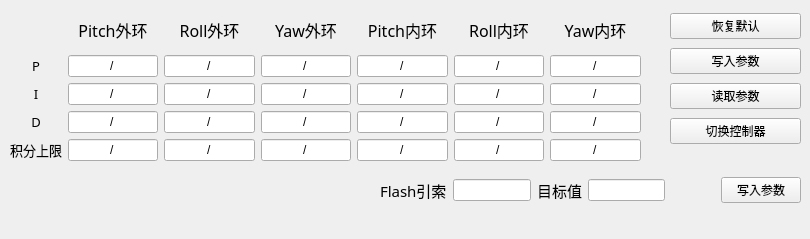
    <widget class="QWidget" name="Total_tab_3">
     <property name="contextMenuPolicy">
      <enum>Qt::NoContextMenu</enum>
     </property>
     <attribute name="title">
      <string>参数调节</string>
     </attribute>
     <widget class="QWidget" name="gridLayoutWidget">
      <property name="geometry">
       <rect>
        <x>10</x>
        <y>10</y>
        <width>631</width>
        <height>151</height>
       </rect>
      </property>
      <layout class="QGridLayout" name="PIDgridLayout">
       <item row="3" column="4">
        <widget class="QLineEdit" name="PID_D_4">
         <property name="text">
          <string>/</string>
         </property>
         <property name="alignment">
          <set>Qt::AlignCenter</set>
         </property>
         <property name="readOnly">
          <bool>true</bool>
         </property>
        </widget>
       </item>
       <item row="3" column="1">
        <widget class="QLineEdit" name="PID_D_1">
         <property name="text">
          <string>/</string>
         </property>
         <property name="alignment">
          <set>Qt::AlignCenter</set>
         </property>
         <property name="readOnly">
          <bool>true</bool>
         </property>
        </widget>
       </item>
       <item row="2" column="6">
        <widget class="QLineEdit" name="PID_I_6">
         <property name="text">
          <string>/</string>
         </property>
         <property name="alignment">
          <set>Qt::AlignCenter</set>
         </property>
         <property name="readOnly">
          <bool>true</bool>
         </property>
        </widget>
       </item>
       <item row="1" column="6">
        <widget class="QLineEdit" name="PID_P_6">
         <property name="text">
          <string>/</string>
         </property>
         <property name="alignment">
          <set>Qt::AlignCenter</set>
         </property>
         <property name="readOnly">
          <bool>true</bool>
         </property>
        </widget>
       </item>
       <item row="3" column="3">
        <widget class="QLineEdit" name="PID_D_3">
         <property name="text">
          <string>/</string>
         </property>
         <property name="alignment">
          <set>Qt::AlignCenter</set>
         </property>
         <property name="readOnly">
          <bool>true</bool>
         </property>
        </widget>
       </item>
       <item row="1" column="1">
        <widget class="QLineEdit" name="PID_P_1">
         <property name="text">
          <string>/</string>
         </property>
         <property name="alignment">
          <set>Qt::AlignCenter</set>
         </property>
         <property name="readOnly">
          <bool>true</bool>
         </property>
        </widget>
       </item>
       <item row="2" column="5">
        <widget class="QLineEdit" name="PID_I_5">
         <property name="text">
          <string>/</string>
         </property>
         <property name="alignment">
          <set>Qt::AlignCenter</set>
         </property>
         <property name="readOnly">
          <bool>true</bool>
         </property>
        </widget>
       </item>
       <item row="1" column="2">
        <widget class="QLineEdit" name="PID_P_2">
         <property name="text">
          <string>/</string>
         </property>
         <property name="alignment">
          <set>Qt::AlignCenter</set>
         </property>
         <property name="readOnly">
          <bool>true</bool>
         </property>
        </widget>
       </item>
       <item row="4" column="5">
        <widget class="QLineEdit" name="PID_IL_5">
         <property name="text">
          <string>/</string>
         </property>
         <property name="alignment">
          <set>Qt::AlignCenter</set>
         </property>
         <property name="readOnly">
          <bool>true</bool>
         </property>
        </widget>
       </item>
       <item row="2" column="1">
        <widget class="QLineEdit" name="PID_I_1">
         <property name="text">
          <string>/</string>
         </property>
         <property name="alignment">
          <set>Qt::AlignCenter</set>
         </property>
         <property name="readOnly">
          <bool>true</bool>
         </property>
        </widget>
       </item>
       <item row="2" column="4">
        <widget class="QLineEdit" name="PID_I_4">
         <property name="text">
          <string>/</string>
         </property>
         <property name="alignment">
          <set>Qt::AlignCenter</set>
         </property>
         <property name="readOnly">
          <bool>true</bool>
         </property>
        </widget>
       </item>
       <item row="0" column="4">
        <widget class="QLabel" name="PID_label_4">
         <property name="font">
          <font>
           <family>等线</family>
           <pointsize>12</pointsize>
          </font>
         </property>
         <property name="text">
          <string>Pitch内环</string>
         </property>
         <property name="alignment">
          <set>Qt::AlignCenter</set>
         </property>
        </widget>
       </item>
       <item row="3" column="6">
        <widget class="QLineEdit" name="PID_D_6">
         <property name="text">
          <string>/</string>
         </property>
         <property name="alignment">
          <set>Qt::AlignCenter</set>
         </property>
         <property name="readOnly">
          <bool>true</bool>
         </property>
        </widget>
       </item>
       <item row="4" column="6">
        <widget class="QLineEdit" name="PID_IL_6">
         <property name="text">
          <string>/</string>
         </property>
         <property name="alignment">
          <set>Qt::AlignCenter</set>
         </property>
         <property name="readOnly">
          <bool>true</bool>
         </property>
        </widget>
       </item>
       <item row="1" column="4">
        <widget class="QLineEdit" name="PID_P_4">
         <property name="text">
          <string>/</string>
         </property>
         <property name="alignment">
          <set>Qt::AlignCenter</set>
         </property>
         <property name="readOnly">
          <bool>true</bool>
         </property>
        </widget>
       </item>
       <item row="2" column="3">
        <widget class="QLineEdit" name="PID_I_3">
         <property name="text">
          <string>/</string>
         </property>
         <property name="alignment">
          <set>Qt::AlignCenter</set>
         </property>
         <property name="readOnly">
          <bool>true</bool>
         </property>
        </widget>
       </item>
       <item row="3" column="2">
        <widget class="QLineEdit" name="PID_D_2">
         <property name="text">
          <string>/</string>
         </property>
         <property name="alignment">
          <set>Qt::AlignCenter</set>
         </property>
         <property name="readOnly">
          <bool>true</bool>
         </property>
        </widget>
       </item>
       <item row="0" column="3">
        <widget class="QLabel" name="PID_label_3">
         <property name="font">
          <font>
           <family>等线</family>
           <pointsize>12</pointsize>
          </font>
         </property>
         <property name="text">
          <string>Yaw外环</string>
         </property>
         <property name="alignment">
          <set>Qt::AlignCenter</set>
         </property>
        </widget>
       </item>
       <item row="4" column="4">
        <widget class="QLineEdit" name="PID_IL_4">
         <property name="text">
          <string>/</string>
         </property>
         <property name="alignment">
          <set>Qt::AlignCenter</set>
         </property>
         <property name="readOnly">
          <bool>true</bool>
         </property>
        </widget>
       </item>
       <item row="3" column="5">
        <widget class="QLineEdit" name="PID_D_5">
         <property name="text">
          <string>/</string>
         </property>
         <property name="alignment">
          <set>Qt::AlignCenter</set>
         </property>
         <property name="readOnly">
          <bool>true</bool>
         </property>
        </widget>
       </item>
       <item row="2" column="2">
        <widget class="QLineEdit" name="PID_I_2">
         <property name="text">
          <string>/</string>
         </property>
         <property name="alignment">
          <set>Qt::AlignCenter</set>
         </property>
         <property name="readOnly">
          <bool>true</bool>
         </property>
        </widget>
       </item>
       <item row="0" column="1">
        <widget class="QLabel" name="PID_label_1">
         <property name="font">
          <font>
           <family>等线</family>
           <pointsize>12</pointsize>
          </font>
         </property>
         <property name="text">
          <string>Pitch外环</string>
         </property>
         <property name="alignment">
          <set>Qt::AlignCenter</set>
         </property>
        </widget>
       </item>
       <item row="4" column="3">
        <widget class="QLineEdit" name="PID_IL_3">
         <property name="text">
          <string>/</string>
         </property>
         <property name="alignment">
          <set>Qt::AlignCenter</set>
         </property>
         <property name="readOnly">
          <bool>true</bool>
         </property>
        </widget>
       </item>
       <item row="1" column="3">
        <widget class="QLineEdit" name="PID_P_3">
         <property name="text">
          <string>/</string>
         </property>
         <property name="alignment">
          <set>Qt::AlignCenter</set>
         </property>
         <property name="readOnly">
          <bool>true</bool>
         </property>
        </widget>
       </item>
       <item row="0" column="2">
        <widget class="QLabel" name="PID_label_2">
         <property name="font">
          <font>
           <family>等线</family>
           <pointsize>12</pointsize>
          </font>
         </property>
         <property name="text">
          <string>Roll外环</string>
         </property>
         <property name="alignment">
          <set>Qt::AlignCenter</set>
         </property>
        </widget>
       </item>
       <item row="0" column="5">
        <widget class="QLabel" name="PID_label_5">
         <property name="font">
          <font>
           <family>等线</family>
           <pointsize>12</pointsize>
          </font>
         </property>
         <property name="text">
          <string>Roll内环</string>
         </property>
         <property name="alignment">
          <set>Qt::AlignCenter</set>
         </property>
        </widget>
       </item>
       <item row="0" column="6">
        <widget class="QLabel" name="PID_label_6">
         <property name="font">
          <font>
           <family>等线</family>
           <pointsize>12</pointsize>
          </font>
         </property>
         <property name="text">
          <string>Yaw内环</string>
         </property>
         <property name="alignment">
          <set>Qt::AlignCenter</set>
         </property>
        </widget>
       </item>
       <item row="4" column="2">
        <widget class="QLineEdit" name="PID_IL_2">
         <property name="text">
          <string>/</string>
         </property>
         <property name="alignment">
          <set>Qt::AlignCenter</set>
         </property>
         <property name="readOnly">
          <bool>true</bool>
         </property>
        </widget>
       </item>
       <item row="1" column="5">
        <widget class="QLineEdit" name="PID_P_5">
         <property name="text">
          <string>/</string>
         </property>
         <property name="alignment">
          <set>Qt::AlignCenter</set>
         </property>
         <property name="readOnly">
          <bool>true</bool>
         </property>
        </widget>
       </item>
       <item row="4" column="1">
        <widget class="QLineEdit" name="PID_IL_1">
         <property name="text">
          <string>/</string>
         </property>
         <property name="alignment">
          <set>Qt::AlignCenter</set>
         </property>
         <property name="readOnly">
          <bool>true</bool>
         </property>
        </widget>
       </item>
       <item row="1" column="0">
        <widget class="QLabel" name="label_8">
         <property name="font">
          <font>
           <family>等线</family>
           <pointsize>10</pointsize>
          </font>
         </property>
         <property name="text">
          <string>P</string>
         </property>
         <property name="scaledContents">
          <bool>false</bool>
         </property>
         <property name="alignment">
          <set>Qt::AlignCenter</set>
         </property>
        </widget>
       </item>
       <item row="2" column="0">
        <widget class="QLabel" name="label_9">
         <property name="font">
          <font>
           <family>等线</family>
           <pointsize>10</pointsize>
          </font>
         </property>
         <property name="text">
          <string>I</string>
         </property>
         <property name="alignment">
          <set>Qt::AlignCenter</set>
         </property>
        </widget>
       </item>
       <item row="3" column="0">
        <widget class="QLabel" name="label_10">
         <property name="font">
          <font>
           <family>等线</family>
           <pointsize>10</pointsize>
          </font>
         </property>
         <property name="text">
          <string>D</string>
         </property>
         <property name="alignment">
          <set>Qt::AlignCenter</set>
         </property>
        </widget>
       </item>
       <item row="4" column="0">
        <widget class="QLabel" name="label_11">
         <property name="font">
          <font>
           <family>等线</family>
           <pointsize>10</pointsize>
          </font>
         </property>
         <property name="text">
          <string>积分上限</string>
         </property>
         <property name="alignment">
          <set>Qt::AlignCenter</set>
         </property>
        </widget>
       </item>
      </layout>
     </widget>
     <widget class="QWidget" name="verticalLayoutWidget">
      <property name="geometry">
       <rect>
        <x>670</x>
        <y>10</y>
        <width>131</width>
        <height>141</height>
       </rect>
      </property>
      <layout class="QVBoxLayout" name="verticalLayout">
       <item>
        <widget class="QPushButton" name="PID_default_btn">
         <property name="text">
          <string>恢复默认</string>
         </property>
        </widget>
       </item>
       <item>
        <widget class="QPushButton" name="PID_write_in_btn">
         <property name="text">
          <string>写入参数</string>
         </property>
        </widget>
       </item>
       <item>
        <widget class="QPushButton" name="PID_read_in_btn">
         <property name="text">
          <string>读取参数</string>
         </property>
        </widget>
       </item>
       <item>
        <widget class="QPushButton" name="PID_CtrlMode_Toggle">
         <property name="text">
          <string>切换控制器</string>
         </property>
        </widget>
       </item>
      </layout>
     </widget>
     <widget class="QWidget" name="horizontalLayoutWidget_3">
      <property name="geometry">
       <rect>
        <x>380</x>
        <y>150</y>
        <width>421</width>
        <height>80</height>
       </rect>
      </property>
      <layout class="QHBoxLayout" name="horizontalLayout_3">
       <item>
        <widget class="QLabel" name="label_31">
         <property name="font">
          <font>
           <family>等线</family>
           <pointsize>11</pointsize>
          </font>
         </property>
         <property name="text">
          <string>Flash引索</string>
         </property>
         <property name="alignment">
          <set>Qt::AlignLeading|Qt::AlignLeft|Qt::AlignVCenter</set>
         </property>
        </widget>
       </item>
       <item>
        <widget class="QLineEdit" name="Flash_target_index"/>
       </item>
       <item>
        <widget class="QLabel" name="label_32">
         <property name="font">
          <font>
           <family>等线</family>
           <pointsize>11</pointsize>
          </font>
         </property>
         <property name="text">
          <string>目标值</string>
         </property>
         <property name="alignment">
          <set>Qt::AlignLeading|Qt::AlignLeft|Qt::AlignVCenter</set>
         </property>
        </widget>
       </item>
       <item>
        <widget class="QLineEdit" name="Flash_target_value"/>
       </item>
       <item>
        <spacer name="horizontalSpacer">
         <property name="orientation">
          <enum>Qt::Horizontal</enum>
         </property>
         <property name="sizeHint" stdset="0">
          <size>
           <width>80</width>
           <height>20</height>
          </size>
         </property>
        </spacer>
       </item>
       <item>
        <widget class="QPushButton" name="Flash_write_in_btn">
         <property name="text">
          <string>写入参数</string>
         </property>
        </widget>
       </item>
      </layout>
     </widget>
    </widget>
